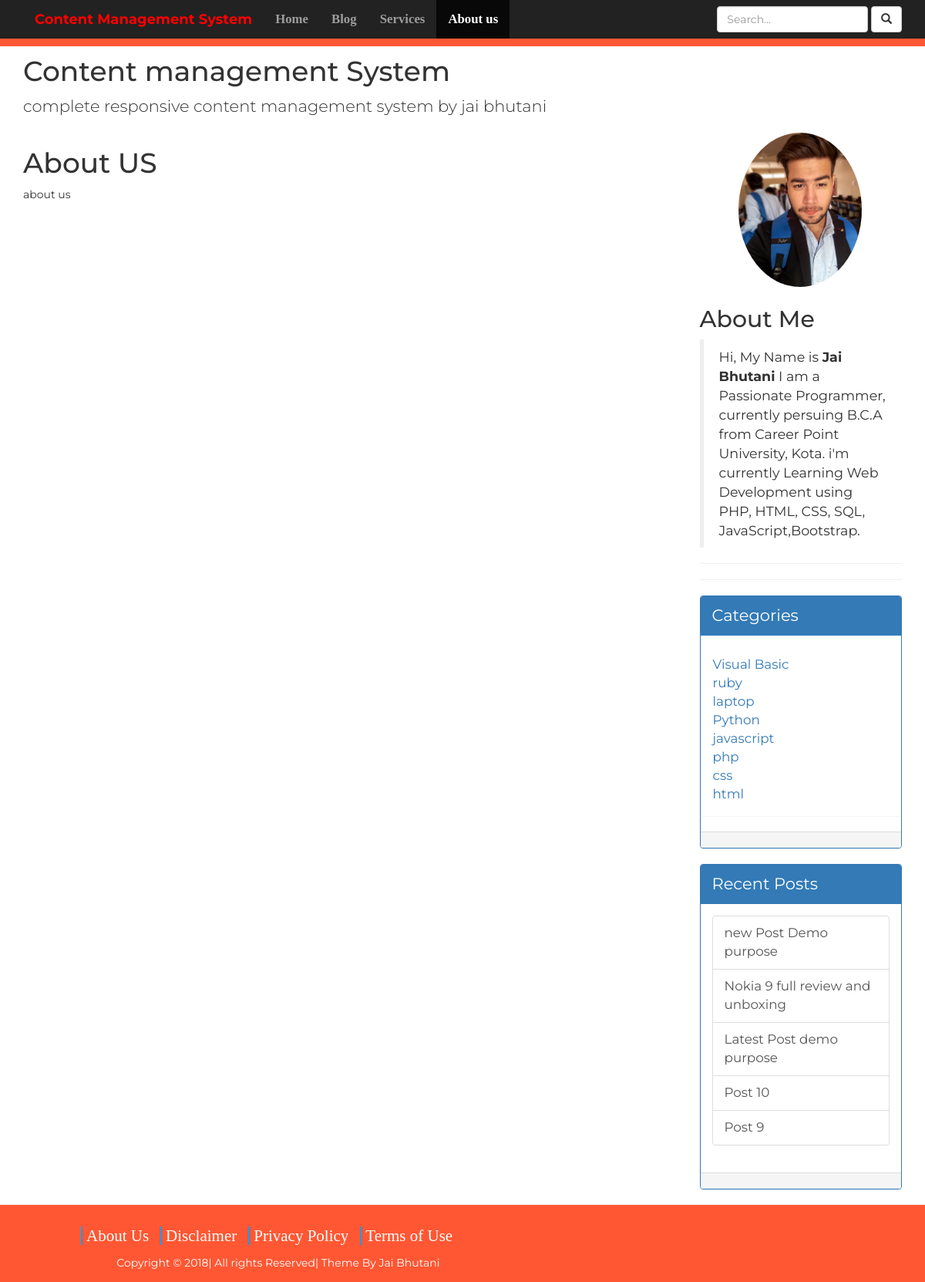
Page /Aboutus.php on the committed database.
### tables this page shows
CREATE TABLE `pages` (
  `id` int(100) NOT NULL,
  `disclaimer` mediumtext NOT NULL,
  `termsofuse` mediumtext NOT NULL,
  `privacypolicy` mediumtext NOT NULL,
  `aboutus` mediumtext NOT NULL
);

CREATE TABLE `category` (
  `id` int(100) NOT NULL,
  `name` varchar(100) NOT NULL,
  `datetime` varchar(100) NOT NULL,
  `creatorname` varchar(100) NOT NULL
);

CREATE TABLE `admin_panel` (
  `id` int(100) NOT NULL,
  `datetime` varchar(100) NOT NULL,
  `category` varchar(100) NOT NULL,
  `author` varchar(100) NOT NULL,
  `image` varchar(200) NOT NULL,
  `title` varchar(100) NOT NULL,
  `post` varchar(10000) NOT NULL
);

### Aboutus.php (the view, shortened to what this page needs)
<?php
require_once("include/functions.php");
?>
<!DOCTYPE html>
<html>
  <head>
    <link rel="stylesheet" href="css/bootstrap.min.css">
    <link rel="stylesheet" href="css/publicstyles.css">
  <link rel="stylesheet" href="https://stackpath.bootstrapcdn.com/font-awesome/4.7.0/css/font-awesome.min.css">
  <link type="text/css" rel="stylesheet" href="https://cdn.jsdelivr.net/jquery.jssocials/1.4.0/jssocials.css" />
  <link type="text/css" rel="stylesheet" href="https://cdn.jsdelivr.net/jquery.jssocials/1.4.0/jssocials-theme-classic.css" />
  </head>
  <body>
      <nav class="nav navbar-inverse navbar-fixed-top bor" role="navigation">
  <div class="container">
      <div class="navbar-header">
      <a class="navbar-brand" href="blog.php?page=1">
        <span style="color:red; font-weight:bold;">Content Management System</span>
</a>
       </div>
       <div class="collapse navbar-collapse" id="collapse">
        <ul class="nav navbar-nav">
          <li><a href="index.php">Home</a></li>
          <li ><a href="blog.php?page=1">Blog</a></li>
          <li><a href="#">Services</a></li>
          <li class="active"><a href="Aboutus.php">About us</a></li>
          </ul>
          <form class="navbar-form navbar-right" action="blog.php">
            <div class="form-group">
               <input class="form-control" type="text" name="Search" placeholder="Search...">
            <button class="btn btn-default" name="searchbutton">
              <i class="glyphicon glyphicon-search"></i>
            </button>
              </div>
          </form>
        </div>
</div>
    </nav>
<div class="container">
  <div class="blog-header">
    <h1>Content management System </h1>
    <p class="lead">complete responsive content management system by jai bhutani</p>
  </div>
<div class="row">
  <div class="col-sm-8">
    <h1>About US</h1>
    <?php pages('aboutus'); ?>
  </div>
  <div class="col-sm-offset-1 col-sm-3">
    <div class="side">
    <img class="img-responsive img-circle author-image " src="images/author.jpg" alt="">
    <h2>About Me</h2>
    <blockquote><p class="author-about">Hi, My Name is <strong>Jai Bhutani</strong> I am a Passionate Programmer, currently persuing B.C.A from Career Point University, Kota. i'm currently Learning Web Development using PHP, HTML, CSS, SQL, JavaScript,Bootstrap.</p></blockquote>
    </div>
<hr> <hr>
  <div class="panel panel-primary">
    <div class="panel-heading">
    <span class="heading">Categories</span>
    </div>
    <div class="panel panel-body">
  <?php
  $categoryquery="SELECT * FROM category ORDER BY id desc";
  $categoryexecute=mysql_query($categoryquery);
  while ($categorydata=mysql_fetch_array($categoryexecute)) {
    $categoryname=$categorydata['name'];
   ?>
  <span><a href="blog.php?category=<?php echo $categoryname; ?>"><?php echo $categoryname; ?> </a></span>
  <br>
  <?php } ?>
    </div>
    <div class="panel-footer">
    </div>
  </div>
  <div class="panel panel-primary">
    <div class="panel-heading">
      <span class="heading">Recent Posts</span>
    </div>
  <div class="panel-body">
    <div class="list-group">
    <?php
    $recentquery="SELECT * FROM admin_panel ORDER BY id desc LIMIT 0,5";
    $recentexecute=mysql_query($recentquery);
    while ($recentdata=mysql_fetch_array($recentexecute)) {
      $recenttitle=$recentdata['title'];
      $recentid=$recentdata['id'];
  ?>
  <a class="list-group-item" href="fullpost.php?id=<?php echo $recentid; ?>"><?php echo $recenttitle; ?> </a>
  <?php } ?>
  </div>
  </div>
  <div class="panel-footer">
  </div>
  </div>
  </div>
</div>
</div>
<div class="container-fluid">
  <div class="row">
    <div class="col-sm-12 footer">
      <ul class="list-group">
        <li class="pull-left "><a href="Aboutus.php" class="li">About Us</a> </li> &nbsp;&nbsp;
        <li class="pull-left "><a href="Disclaimer.php" class="li">Disclaimer</a> </li>
        <li class="pull-left"><a href="Privacypolicy.php"class="li">Privacy Policy</a> </li>
      <li class="pull-left"><a href="Termsofuse.php"class="li">Terms of Use</a> </li>
      </ul>
      <p class="info">&nbsp;&nbsp;&nbsp;&nbsp;&nbsp;&nbsp;&nbsp;&nbsp;&nbsp;&nbsp;&nbsp;&nbsp;&nbsp;&nbsp;Copyright &copy; 2018| All rights Reserved| Theme By Jai Bhutani</p>
    </div>
  </div>
</div>
  </body>
</html>

### include/functions.php (shortened to what this page needs)
<?php
function pages($page)
{
  $select="SELECT $page FROM pages WHERE id=1";
  $select_execute=mysql_query($select);
  $text=mysql_fetch_array($select_execute);
  $tex=$text[$page];
  echo $tex;
}
 ?>

### css/publicstyles.css (style rules this page uses)
.author-image { height: 200px; margin-bottom: 25px; margin-left: 50px; }
.navbar-nav li { font-weight: bold; font-family: bitter,georgia,times,"times new roman",serif; font-size: 1.2em; }
li a { color: #FFFFFF; }
.bor { border-bottom: 10px solid #FF5733; }
body { padding-top: 53px; font-family: 'Montserrat', sans-serif; }
.heading { font-size: 1.5em; }
.panel { margin-top: 10px; }
.panel-body { font-size: 1.2em; }
.footer { background-color: #FF5733; color: #FFFFFF; height:100px; padding-top: 25px; padding-left: 100px; }
.li { font-family: "times new roman"; margin-right: 5px; margin-left: 5px; padding-right: 5px; padding-left: 5px; color: #FFFFFF; font-size: 1.5em; border-left: 2px solid #159cf7; }
ul { list-style-type: none; }
.info { color: #FFFFFF; }

### rows in the picture
pages: aboutus "about us"
category: name "Visual Basic"
category: name "ruby"
category: name "laptop"
category: name "Python"
category: name "javascript"
category: name "php"
category: name "css"
category: name "html"
admin_panel: title "new Post Demo purpose"
admin_panel: title "Nokia 9 full review and unboxing"
admin_panel: title "Latest Post demo purpose"
admin_panel: title "Post 10"
admin_panel: title "Post 9"
